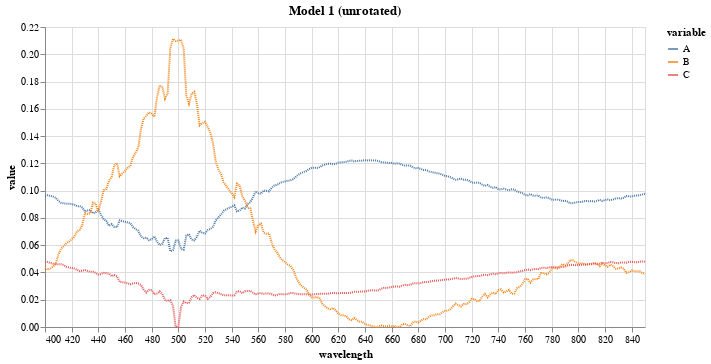

Source (notebook cell):
### Code cell
model=sld.NMF(n_components=3,init='nndsvda', solver='cd', max_iter=5000, random_state=0)
W_1 = model.fit_transform(km_first_derivatives_shifted) # Model loadings, Data 1 (unrotated)
H_1 = model.components_ # Model factors, Data 1 (unrotated)

model_loadings_1=pd.DataFrame(W_1,columns=['A','B','C']).div(pd.DataFrame(W_1,columns=['A','B','C']).sum(axis=1),axis=0)
model_factors_1=pd.DataFrame(np.transpose(H_1),columns=['A','B','C'],index=wavelength)

model_loadings_1_m=model_loadings_1.reset_index().melt(id_vars='index')
model_factors_1_m=model_factors_1.reset_index().melt(id_vars='index')


model_loadings_1_m=pd.merge(site_info, model_loadings_1_m,on='index')
print(model_loadings_1_m)

model_loadings_1_chart=alt.Chart(model_loadings_1_m).mark_bar().encode(
    x='depth-m:Q',
    y='value:Q',
    facet='site:N',
    color='variable:N',
    tooltip='depth-m'
).properties(
    height=300,
    width=900,
    title='Model 1 (unrotated)'
)
display(model_loadings_1_chart)

model_1_factors_chart=alt.Chart(model_factors_1_m).mark_line(strokeDash=[1,1]).encode(
    x=alt.X('index:Q',title='wavelength',scale=alt.Scale(domain=(400,850))),
    y='value:Q',
    color='variable:N'
).properties(
    width=600,
    height=300,
    title='Model 1 (unrotated)'
)
display( (model_1_factors_chart))

model_1_error=km_first_derivatives_shifted-model.inverse_transform(W_1)
model_1_error_m=pd.DataFrame(model_1_error).reset_index().melt(id_vars='index')
model_1_error_chart=alt.Chart(model_1_error_m).mark_line(opacity=0.5,color='black').encode(
    x='variable:Q',
    y='value:Q',
    detail='index:O'
).properties(
    title='Model 1 Error',
    width=600,
    height=300
)
display(model_1_error_chart)

### Figure 1 — Vega-Lite specification as saved in the notebook (floating-point values rounded to 4 significant figures; data arrays with more than 128 entries replaced by an {"elided": "..."} marker saying what was removed)
{"config": {"view": {"continuousWidth": 300, "continuousHeight": 300}}, "data": {"name": "data-13e80569bf6a00ad3511634b1959b478"}, "mark": {"type": "line", "strokeDash": [1, 1]}, "encoding": {"color": {"field": "variable", "type": "nominal"}, "x": {"field": "index", "scale": {"domain": [400, 850]}, "title": "wavelength", "type": "quantitative"}, "y": {"field": "value", "type": "quantitative"}}, "height": 300, "title": "Model 1 (unrotated)", "width": 600, "$schema": "https://vega.github.io/schema/vega-lite/v5.8.0.json", "datasets": {"data-13e80569bf6a00ad3511634b1959b478": {"elided": "678 records"}}}
